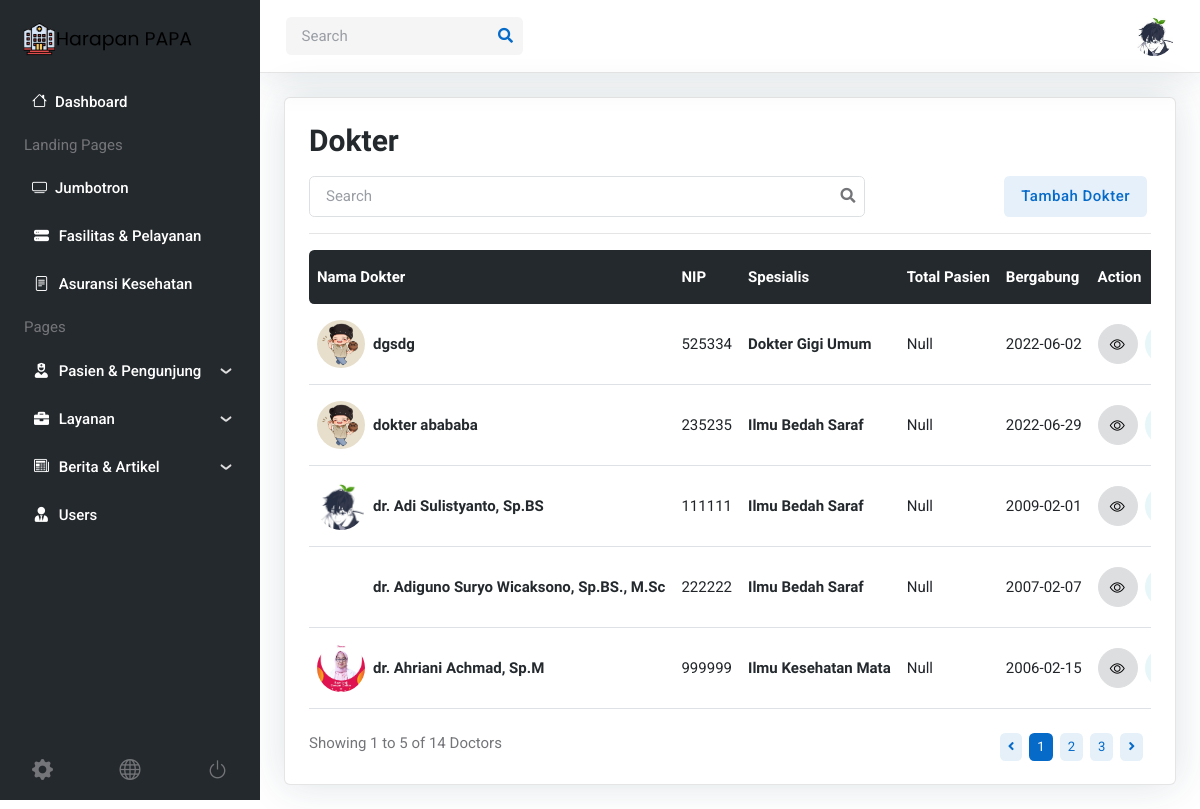
The app's page /admin/admin-dokter.php (signed in) with its own data.
### tables this page shows
CREATE TABLE `tbl_users` (
  `id_user` int(11) NOT NULL,
  `email` text NOT NULL,
  `id_dokter` int(11) DEFAULT NULL,
  `id_perawat` int(11) DEFAULT NULL,
  `username` text,
  `password` text,
  `full_name` text,
  `tanggal_lahir` date DEFAULT NULL,
  `mobile_number` text,
  `user_picture` varchar(255) DEFAULT NULL,
  `role` text
);

CREATE TABLE `tbl_dokter` (
  `id_dokter` int(11) NOT NULL,
  `nip_dokter` int(6) DEFAULT NULL,
  `full_name` text,
  `username` text,
  `mobile_number` text,
  `alamat` text,
  `jenis_kelamin` varchar(255) DEFAULT NULL,
  `id_spesialis` int(11) DEFAULT NULL,
  `email` text,
  `joining_date` date DEFAULT NULL,
  `pendidikan` text,
  `deskripsi` text,
  `profile_picture` varchar(255) DEFAULT NULL
);

CREATE TABLE `tbl_spesialis` (
  `id_spesialis` int(11) NOT NULL,
  `nama_spesialis` text NOT NULL,
  `kategori_spesialis` varchar(255) NOT NULL,
  `picture_spesialis` varchar(255) DEFAULT NULL
);

### admin/admin-dokter.php (the view, shortened to what the rows shown need)
<?php require '../head_footer_admin/head.php' ?>
<div class="page-content-wrapper border">
    <div class="row">
        <div class="col-12">
            <h1 class="h3 mb-2 mb-sm-0">Dokter</h1>
        </div>
    </div>
    <div class="card bg-transparent">
        <div class="card-body px-0">
            <div class="tab-content">
                <div class="tab-pane fade show active" id="nav-html-tab-1">
                    <div class="table-responsive border-0">
                        <table class="table table-dark-gray align-middle p-4 mb-0 table-hover">
                            <thead>
                                <tr>
                                    <th scope="col" class="border-0 rounded-start">Nama Dokter</th>
                                    <th scope="col" class="border-0">NIP</th>
                                    <th scope="col" class="border-0">Spesialis</th>
                                    <th scope="col" class="border-0">Total Pasien</th>
                                    <th scope="col" class="border-0">Bergabung</th>
                                    <th scope="col" class="border-0 rounded-end">Action</th>
                                </tr>
                            </thead>
                            <tbody>
                                <?php
                                $batas = 5;
                                $halaman = isset($_GET['halaman']) ? (int)$_GET['halaman'] : 1;
                                $halaman_awal = ($halaman > 1) ? ($halaman * $batas) - $batas : 0;
                                $dokter = mysqli_query($conn, "SELECT * FROM tbl_dokter JOIN tbl_spesialis ON tbl_dokter.id_spesialis = tbl_spesialis.id_spesialis WHERE id_dokter " . $search . " ORDER BY full_name ASC LIMIT $halaman_awal, $batas");
                                while ($row = mysqli_fetch_assoc($dokter)) {
                                ?>
                                    <tr>
                                        <td>
                                            <div class="d-flex align-items-center position-relative">
                                                <div class="avatar avatar-md">
                                                    <img src="../assets/images/upload/dokter/<?= $row['profile_picture']; ?>" class="rounded-circle" alt="">
                                                </div>
                                                <div class="mb-0 ms-2">
                                                    <h6 class="mb-0"><a href="#" class="stretched-link"><?= $row['full_name']; ?></a>
                                                    </h6>
                                                </div>
                                            </div>
                                        </td>
                                        <td><?= $row['nip_dokter']; ?></td>
                                        <td class="text-center text-sm-start">
                                            <?php
                                            if ($row['kategori_spesialis'] == 1) {
                                                echo "<h6 class='mb-0'>" . $row['nama_spesialis'] . "</h6>";
                                            } ?>
                                        </td>
                                        <td>Null</td>
                                        <td><?= $row['joining_date']; ?></td>
                                        <td>
                                            <a href="#" class="btn btn-light btn-round me-1 mb-1 mb-md-0" data-bs-toggle="modal" data-bs-placement="top" data-bs-target="#modalviewdokter<?= $row['id_dokter'] ?>" title="View">
                                                <i class="bi bi-eye"></i>
                                            </a>
                                            <a href="mailto:<?= $row['email']; ?>" class="btn btn-info-soft btn-round me-1 mb-1 mb-md-0" data-bs-toggle="tooltip" data-bs-placement="top" title="Message">
                                            </a>
                                        </td>
                                    </tr>
                                <?php } ?>
                            </tbody>
                        </table>
                    </div>
                </div>
            </div>
        </div>
    </div>
</div>
</div>
</main>
<?php require '../head_footer_admin/footer.php' ?>

### head_footer_admin/head.php (shortened to what the rows shown need)
<?php
require '../connection/conn.php';
?>
<!DOCTYPE html>
<html lang="en">
<head>
    <link rel="stylesheet" href="https://cdnjs.cloudflare.com/ajax/libs/font-awesome/6.1.1/css/all.min.css" />
    <link rel="stylesheet" type="text/css" href="../assets/vendor/font-awesome/css/all.min.css">
    <link rel="stylesheet" type="text/css" href="../assets/vendor/bootstrap-icons/bootstrap-icons.css">
    <link rel="stylesheet" type="text/css" href="../assets/vendor/apexcharts/css/apexcharts.css">
    <link rel="stylesheet" type="text/css" href="../assets/vendor/overlay-scrollbar/css/OverlayScrollbars.min.css">
    <link rel="stylesheet" type="text/css" href="../assets/vendor/choices/css/choices.min.css">
    <link rel="stylesheet" type="text/css" href="../assets/vendor/aos/aos.css">
    <link rel="stylesheet" type="text/css" href="../assets/vendor/glightbox/css/glightbox.css">
    <link rel="stylesheet" type="text/css" href="../assets/vendor/quill/css/quill.snow.css">
    <link rel="stylesheet" type="text/css" href="../assets/vendor/stepper/css/bs-stepper.min.css">
    <link id="style-switch" rel="stylesheet" type="text/css" href="../assets/css/style.css">
    <link rel="stylesheet" href="https://cdnjs.cloudflare.com/ajax/libs/toastr.js/latest/css/toastr.min.css">
</head>
<body>
    <?php
    $dokter = mysqli_query($conn, "SELECT * FROM tbl_dokter WHERE id_dokter = '$_COOKIE[id_dokter]'");
    $perawat = mysqli_query($conn, "SELECT * FROM tbl_perawat WHERE id_perawat = '$_COOKIE[id_perawat]'");
    $pasien = mysqli_query($conn, "SELECT * FROM tbl_users WHERE id_user = '$_COOKIE[id_user]'");
    $admin = mysqli_query($conn, "SELECT * FROM tbl_users WHERE id_user = '$_COOKIE[id_user]'");
    $row_dokter = mysqli_fetch_assoc($dokter);
    $row_perawat = mysqli_fetch_assoc($perawat);
    $row_pasien = mysqli_fetch_assoc($pasien);
    $row_admin = mysqli_fetch_assoc($admin);
    ?>
    <main>
        <div class="page-content">
            <nav class="top-bar navbar-light border-bottom py-0 py-xl-3">
                <div class="container-fluid p-0">
                    <div class="d-flex align-items-center w-100">
                        <div class="ms-xl-auto">
                            <ul class="navbar-nav flex-row align-items-center">
                                <li class="nav-item ms-2 ms-md-3 dropdown">
                                    <a class="avatar avatar-sm p-0" href="#" id="profileDropdown" role="button" data-bs-auto-close="outside" data-bs-display="static" data-bs-toggle="dropdown" aria-expanded="false">
                                        <img class="avatar-img rounded-circle" src="<?php
                                                                                    if ($row_admin['user_picture'] == "") {
                                                                                        echo "../assets/images/avatar/01.jpg";
                                                                                    } else if ($row_admin['user_picture'] != "") {
                                                                                        if ($_COOKIE['role'] == "1") {
                                                                                            echo "../assets/images/upload/admin/" . $row_admin['user_picture'];
                                                                                        } else if ($_COOKIE['role'] == "2") {
                                                                                            echo "../assets/images/upload/dokter/" . $row_dokter['profile_picture'];
                                                                                        } else if ($_COOKIE['role'] == "3") {
                                                                                            echo "../assets/images/upload/perawat/" . $row_perawat['profile_picture'];
                                                                                        } else if ($_COOKIE['role'] == "4") {
                                                                                            echo "../assets/images/upload/pasien/" . $row_pasien['user_picture'];
                                                                                        }
                                                                                    }
                                                                                    ?>" alt="<?= $_COOKIE['full_name'] ?>">
                                    </a>
                                </li>
                            </ul>
                        </div>
                    </div>
                </div>
            </nav>

### records on screen
tbl_users: user_picture (picture)
tbl_dokter: profile_picture (picture), full_name "dgsdg", nip_dokter "525334", id_spesialis.nama_spesialis "Dokter Gigi Umum", joining_date "2022-06-02"
tbl_dokter: profile_picture (picture), full_name "dokter abababa", nip_dokter "235235", id_spesialis.nama_spesialis "Ilmu Bedah Saraf", joining_date "2022-06-29"
tbl_dokter: profile_picture (picture), full_name "dr. Adi Sulistyanto, Sp.BS", nip_dokter "111111", id_spesialis.nama_spesialis "Ilmu Bedah Saraf", joining_date "2009-02-01"
tbl_dokter: full_name "dr. Adiguno Suryo Wicaksono, Sp.BS., M.Sc", nip_dokter "222222", id_spesialis.nama_spesialis "Ilmu Bedah Saraf", joining_date "2007-02-07"
tbl_dokter: profile_picture (picture), full_name "dr. Ahriani Achmad, Sp.M", nip_dokter "999999", id_spesialis.nama_spesialis "Ilmu Kesehatan Mata", joining_date "2006-02-15"

### other values on screen
$halaman_awal + 1 "1"
$show_data * ($next - 1) "5"
$jumlah_data "14"
